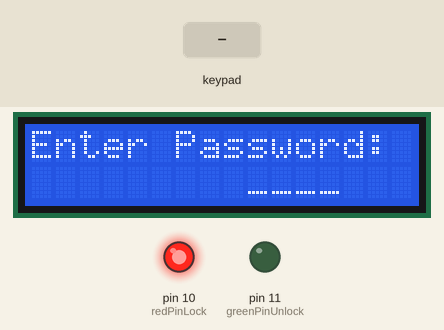
Simulated run of this sketch. Board: Arduino Uno, built with avr-gcc and run on an emulated ATmega328P. Shown: 16×2 character LCD, output pins drawn as LEDs (lit = HIGH). The test bench sets the inputs (shaded band). What the sketch prints to the serial monitor is not drawn.

Above: at 1.2 s.
1.3 s: keypad keys 4 5 6 7 pressed 0.4 s apart
At 2.8 s:
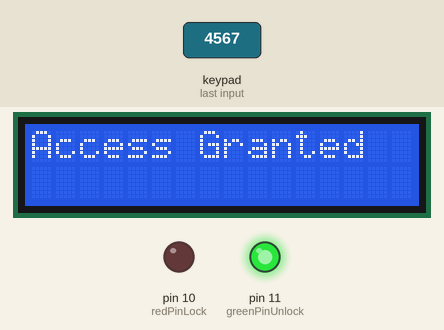
4.4 s: keypad keys 1 3 9 7 pressed 0.4 s apart
At 8.8 s:
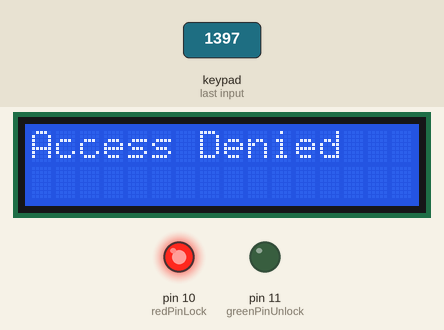
12.0 s: key '1' pressed
At 13.2 s:
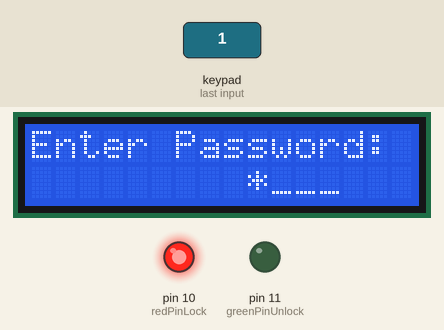
13.5 s: key '*' pressed
At 14.5 s:
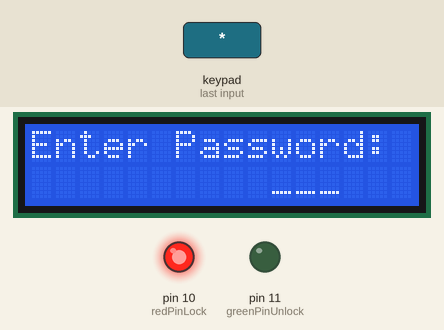
15.0 s: key '2' pressed
At 15.8 s:
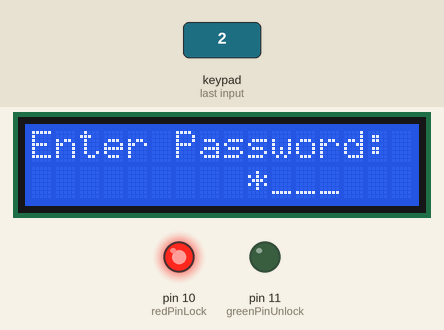
Timing chart, 0 to 17.5 s (numbered marks = the images above; inputs shaded):
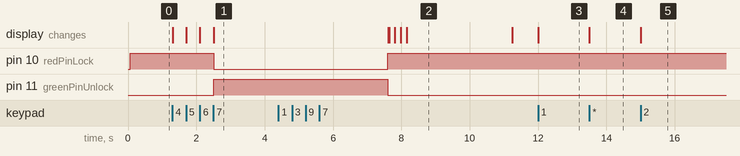

Measured:
- after the input at 1.3 s, pin 10 (redPinLock): HIGH → LOW after 1.2 s; pin 11 (greenPinUnlock): LOW → HIGH after 1.2 s; the display: first changes at once (image 1 shows a later state)
- after the input at 4.4 s, the display: first differs from a run without the input after 3.2 s (image 2 shows a later state)
- after the input at 12.0 s, the display: changes at once (image 3)
- after the input at 13.5 s, the display: changes at once (image 4)
- after the input at 15.0 s, the display: changes at once (image 5)
- what the display in image 2 shows lasts 3.0 s, from 8.2 s to 11.2 s

The sketch:

sketch.ino
```cpp
// Include the standard input-output library for general I/O operations
#include <stdio.h>

// Include custom header files for keypad, LCD display, and LED control functionalities
#include "KeypadControl.h"
#include "LcdDisplay.h"
#include "LEDControl.h"

// Include the Keypad library for interacting with the keypad
#include <Keypad.h>
// Include the LiquidCrystal library for controlling the LCD display
#include <LiquidCrystal.h>

// The setup function initializes the Arduino's digital and serial communication
void setup() {
  // Initialize serial communication at 9600 bits per second for debugging purposes
  Serial.begin(9600);

  // Initialize the LCD display with 16 columns and 2 rows for displaying information
  lcd.begin(16, 2);

  // Display the initial screen on the LCD with instructions
  displayScreen();

  // Initialize the LED indicators to show the lock's status
  initializeLed();

  // Print lab and system readiness information on the serial monitor
  Serial.println(F("SI 2024 FAF-212 Cristian Brinza lab1.2"));
  Serial.println(F("System Ready. Enter Password."));
}

// The loop function contains the main logic that runs continuously
void loop() {
  // Static array to hold the entered password, with an extra space for the null terminator
  static char enteredPassword[passwordLength + 1] = "";
  // Static variable to keep track of the position for the next digit in the password
  static byte currentIndex = 0;

  // Check if a key has been pressed on the keypad
  char key = keypad.getKey();
  if (key) { // If a key press is detected
    // Debugging line to separate key press events in the serial monitor
    Serial.println("--------------------");
    // Display the pressed key in the serial monitor for debugging
    Serial.print(F("Key Pressed: "));
    Serial.println(key);

    // Validate if the pressed key is a digit and within the password length
    if (currentIndex < passwordLength && isdigit(key)) {
      // Store the digit in the password array and increment the position
      enteredPassword[currentIndex++] = key;
      // Update the LCD display to show an asterisk for each entered digit
      lcd.setCursor(9 + currentIndex - 1, 1);
      lcd.print("*");
      // Echo the current state of entered password in the serial monitor
      Serial.print(F("Entered: "));
      Serial.print(enteredPassword);
      Serial.println();

      // Check if the password is fully entered and validate it
      if (currentIndex == passwordLength) {
        enteredPassword[currentIndex] = '\0'; // Null-terminate the password string
        // Compare the entered password with the correct password
        if (strcmp(enteredPassword, correctPassword) == 0) {
          unlockDoor(); // Unlock the door if the password matches
        } else {
          incorrectCode(); // Show error and prompt again if the password is incorrect
        }
        // Clear the entered password and reset the index for a new attempt
        for (int i = 0; i < passwordLength; i++) {
          enteredPassword[i] = ' ';
        }
        currentIndex = 0;
        displayScreen(); // Refresh the LCD display for the next password entry
      }
    } else if (key == '*' && currentIndex > 0) { // Implement backspace functionality
      currentIndex--; // Decrement the current index to "erase" the last digit
      lcd.setCursor(9 + currentIndex, 1); // Adjust the LCD cursor for the correction
      lcd.print(" "); // Replace the last asterisk with a space to show the digit removal
      Serial.println(F("Backspace")); // Indicate a backspace operation in the serial monitor
    }
  }
}

// Function to display the initial LCD screen for password entry
void displayScreen() {
  lcd.clear(); // Clear any previous text from the LCD
  lcd.setCursor(0, 0); // Set the cursor to the beginning of the first line
  lcd.print("Enter Password:"); // Prompt the user to enter the password
  lcd.setCursor(9, 1); // Set the cursor to the start of the second line for password input
  lcd.print("____"); // Display underscores as placeholders for a 4-digit password

  // Activate the red LED to indicate the system is locked and awaiting correct password
  digitalWrite(redPinLock, HIGH); // Set the red LED pin to HIGH (LED on)
  digitalWrite(greenPinUnlock, LOW); // Ensure the green LED is off by setting its pin to LOW
  // The digitalWrite function changes the voltage of a specified pin. Setting a pin to HIGH (usually 5V) turns the LED on, while LOW (0V) turns it off.
}

// Function to handle the unlocking process once the correct password is entered
void unlockDoor() {
  lcd.clear(); // Clear the LCD to display the access granted message
  lcd.print("Access Granted"); // Inform the user that access has been granted
  // Switch the LED statuses to indicate the door is now unlocked
  digitalWrite(redPinLock, LOW); // Turn off the red LED
  digitalWrite(greenPinUnlock, HIGH); // Turn on the green LED to indicate unlocked status
  // Print a message on the serial monitor to indicate the door is unlocked
  Serial.println("-----------------------------------");
  Serial.println(F("Door Unlocked! Enjoy your access."));
  Serial.println("-----------------------------------");

  delay(5000); // Keep the door unlocked for 5 seconds

  // After 5 seconds, re-lock the door and prompt for the password again
  digitalWrite(redPinLock, HIGH); // Reactivate the red LED to show re-locking
  digitalWrite(greenPinUnlock, LOW); // Turn off the green LED
  lcd.clear(); // Clear the LCD for the next password entry
  displayScreen(); // Display the password entry prompt again
  Serial.println(F("Door re-locked. Please enter password again."));
}

// Function to handle incorrect password attempts
void incorrectCode() {
  lcd.clear(); // Clear the LCD to show the access denied message
  lcd.print("Access Denied"); // Inform the user that the entered password is incorrect
  // Keep the red LED on to indicate the door remains locked
  digitalWrite(redPinLock, HIGH); // Ensure the red LED remains activated
  digitalWrite(greenPinUnlock, LOW); // Ensure the green LED remains off
  // Print a message on the serial monitor indicating the incorrect password attempt
  Serial.println("------------------------------");
  Serial.println("Incorrect Password! Try again.");
  Serial.println("------------------------------");
  delay(3000); // Pause to allow the user time to read the message before trying again
}
```

LEDControl.h
```cpp
// Include the standard input-output library for general I/O operations
#include <stdio.h>

// Prevent multiple inclusions of this header file using preprocessor directives
#ifndef LEDCONTROL_H
#define LEDCONTROL_H

// Define macro constants for the LED pins connected to the Arduino
// These constants improve code readability and maintainability
#define redPinLock 10       // Assign the pin number 10 to the red LED used for indicating the lock status
#define greenPinUnlock 11   // Assign the pin number 11 to the green LED used for indicating the unlock status

// Function to initialize the LEDs used for lock status indication
void initializeLed() {
  // Set the pin mode of the red LED to OUTPUT, allowing it to be turned on or off
  pinMode(redPinLock, OUTPUT);
  // Similarly, set the pin mode of the green LED to OUTPUT
  pinMode(greenPinUnlock, OUTPUT);
  // The pinMode function configures the specified digital I/O pin as either INPUT or OUTPUT.
  // Here, configuring the pins as OUTPUT enables the Arduino to control the LEDs by sending voltage signals,
  // turning them on (HIGH) or off (LOW) as needed to indicate the system's lock or unlock status.
}

// End of the conditional inclusion directive
#endif
```

KeypadControl.h
```cpp
// Include the standard input-output library for general I/O operations
#include <stdio.h>

// Prevent multiple inclusions of this header file
#ifndef KEYPADCONTROL_H
#define KEYPADCONTROL_H

// Include the Keypad library for keypad interfacing
#include <Keypad.h>

// Define Arduino pins connected to the keypad rows
#define ROW_PIN_1 8
#define ROW_PIN_2 7
#define ROW_PIN_3 6
#define ROW_PIN_4 5

// Define Arduino pins connected to the keypad columns
#define COL_PIN_1 4
#define COL_PIN_2 3
#define COL_PIN_3 2
#define COL_PIN_4 1

// Define the number of rows and columns on the keypad
const byte numRows = 4; // The keypad has 4 rows
const byte numCols = 4; // The keypad has 4 columns

// Define the correct password and calculate its length
const char correctPassword[] = "4567"; // Set the correct password
const byte passwordLength = sizeof(correctPassword) - 1; // Calculate the length of the correct password excluding the null terminator

// Define the layout of the keypad
// Each character represents a button on the keypad
char keys[numRows][numCols] = {
  {'1', '2', '3', 'A'}, // First row of buttons
  {'4', '5', '6', 'B'}, // Second row
  {'7', '8', '9', 'C'}, // Third row
  {'*', '0', '#', 'D'}  // Fourth row
};

// Specify the Arduino pins connected to the keypad rows
byte rowPins[numRows] = {ROW_PIN_1, ROW_PIN_2, ROW_PIN_3, ROW_PIN_4}; // Connect keypad rows to these pins on Arduino

// Specify the Arduino pins connected to the keypad columns
byte colPins[numCols] = {COL_PIN_1, COL_PIN_2, COL_PIN_3, COL_PIN_4}; // Connect keypad columns to these pins on Arduino

// Initialize the keypad by passing the keymap, row pins, column pins, and the number of rows and columns
// This creates a Keypad object that can be used to detect key presses
Keypad keypad = Keypad(makeKeymap(keys), rowPins, colPins, numRows, numCols);

// End of the condition to prevent multiple inclusions
#endif
```

LcdDisplay.h
```cpp
// Include the standard input-output library for general I/O operations
#include <stdio.h>

// Use preprocessor directive to ensure the content of this file is included only once
#ifndef LCDDISPLAY_H
#define LCDDISPLAY_H

// Include the LiquidCrystal library to control LCD displays
#include <LiquidCrystal.h>

// Define constants for the LCD's pin connections to the Arduino
#define LCD_RS A0 // Define RS (Register Select) pin connected to Arduino's analog pin A0
#define LCD_EN A1 // Define EN (Enable) pin connected to Arduino's analog pin A1
#define LCD_D4 A2 // Define D4 pin connected to Arduino's analog pin A2
#define LCD_D5 A3 // Define D5 pin connected to Arduino's analog pin A3
#define LCD_D6 A4 // Define D6 pin connected to Arduino's analog pin A4
#define LCD_D7 A5 // Define D7 pin connected to Arduino's analog pin A5

// Initialize an instance of the LiquidCrystal class with the defined pins
LiquidCrystal lcd(LCD_RS, LCD_EN, LCD_D4, LCD_D5, LCD_D6, LCD_D7);

// This setup configures the LCD to use a 4-bit communication mode with the specified pins.
// Using analog pins for digital communication is a common practice in Arduino projects to
// increase the number of available digital pins, especially on boards with limited GPIO pins.

#endif // End of the preprocessor directive to prevent multiple inclusions of this file
```
